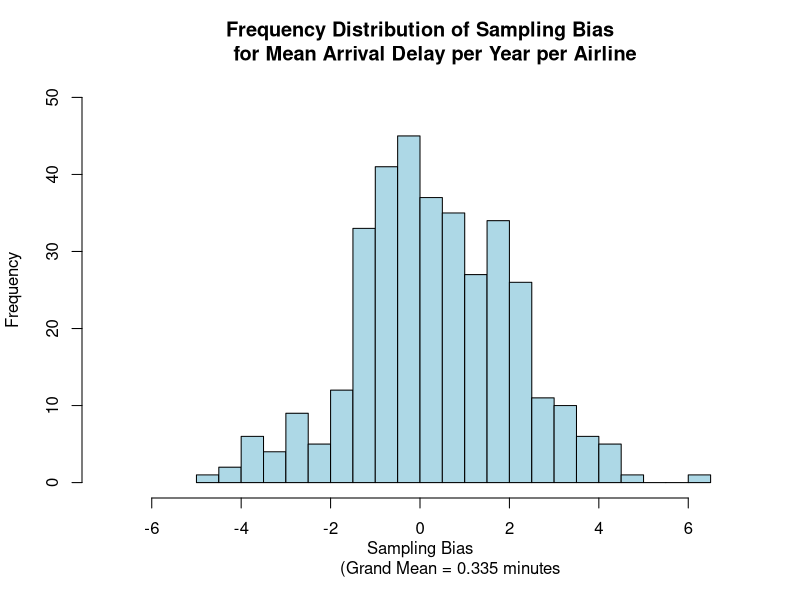

This figure's R source:
###  Andrew Bernath
###  ST599 - Big Data Analysis
###  Project 2 - 25 year flight data

##   Population graphics code

setwd("D:/School/Spring 14/ST599/flightproj/bigdata_flightproj")
df_flights <- read.csv("Data/aggregate.csv")

#  Create bias matrix
name.vect <- c("9E", "AA", "AQ", "AS", "B6", "CO",
               "DH", "DL", "EA", "EV", "F9", "FL",
               "HA", "HP", "ML(1)", "MQ", "NW", "OH",
               "OO", "PA(1)", "PI", "PS", "TW", "TZ",
               "UA", "US", "VX", "WN", "XE", "YV")
bias <- matrix(ncol=30,nrow=25)
colnames(bias) <- name.vect

# Loop captures bias for each year's mean delay for every carrier
for(i in 1:30){
  bias[,i] <- df_flights[,4*i]-df_flights[,4*i-2]
}

# Mean bias for each carrier
mean.bias <- colMeans(bias, na.rm=TRUE)
grand.mean <- round(mean(bias, na.rm=TRUE),3)
write.csv(mean.bias, "Data/mean_bias.csv")


# Histogram of all bias
# 2nd commit, cleaned up code and revised histogram
pdf(paste("Bias Histogram.pdf"))
hist(bias, breaks=23, main="Frequency Distribution of Sampling Bias
     for Mean Arrival Delay per Year per Airline",
     xlab=c("Sampling Bias
            (Grand Mean = 0.335 minutes"),
     xlim=c(-7,7), ylim=c(0,50), col="light blue")
dev.off()
